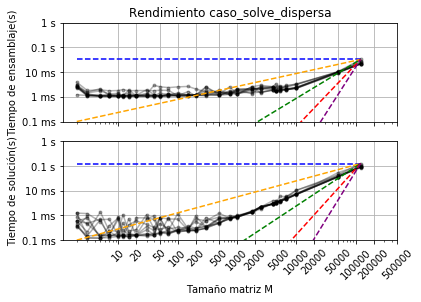

The script that drew this image:
import matplotlib.pyplot as plt

arch2 = open("Caso_solve_dispersa.txt", "r")


mat2 = arch2.read()
mat2 = mat2.split("\n")
mat2.pop(0)
mat2.pop(-1)


x=0
tiempo_e_2 = []
tiempo_c_2 = []
tamaño2 = []


M = int(len(mat2)/10)

for d in mat2:
    l=d.split()
    tiempo_e_2.append(float(l[0]))
    tiempo_c_2.append(float(l[1]))
    tamaño2.append(float(l[2]))
    x+=1        
       
    
arch2.close()


x2 = ["10","20","50","100","200","500","1000","2000","5000","10000","20000","50000","100000","200000","500000","1000000","2000000"]
T2 = [10,20,50,100,200,500,1000,2000,5000,10000,20000,50000,100000,200000,500000,1000000,2000000]

y2 = ["0.1 ms", "1 ms", "10 ms","0.1 s", "1 s", "10 s", "1 min", "10 min"]
dt2 = [0.1/1000,1/1000,10/1000,0.1,1,10,60,60*10]


plt.figure(1)
plt.subplot(2,1,1)
plt.title("Rendimiento caso_solve_dispersa")
i=0
j=0
while i < 10:
    while j < len(mat2):
        plt.loglog(tamaño2[j:j+28],tiempo_e_2[j:j+28], "o-",alpha=0.3,ms=3,color="k")
        j+=M
    i+=1


plt.hlines(y=max(tiempo_e_2), xmin=min(tamaño2), xmax=max(tamaño2), linestyle="--", color="blue", label="Constante")

principio=dt2[0]
fin=max(tiempo_e_2)

eje_y_1=[principio,fin]
eje_x_1=[tamaño2[0],tamaño2[-1]]

eje_y_2=[principio**2,fin]
eje_x_2=[tamaño2[0]**2,tamaño2[-1]]

eje_y_3=[principio**3,fin]
eje_x_3=[tamaño2[0]**3,tamaño2[-1]]

eje_y_4=[principio**4,fin]
eje_x_4=[tamaño2[0]**4,tamaño2[-1]]


plt.loglog(eje_x_1,eje_y_1, linestyle="--", color="orange", label="O(N)")
plt.loglog(eje_x_2,eje_y_2, linestyle="--", color="green", label="O(N2)") 
plt.loglog(eje_x_3,eje_y_3, linestyle="--", color="red", label="O(N3)")
plt.loglog(eje_x_4,eje_y_4, linestyle="--", color="purple", label="O(N4)") 

    

plt.yticks(dt2, y2)
plt.xticks(T2, x2, rotation=45)
plt.xticks(T2, ["","","","","","","","","",""])
plt.xlim(right=500000)
plt.ylim(bottom=dt2[0], top=dt2[-4])
plt.grid()
plt.ylabel("Tiempo de ensamblaje(s)")


plt.subplot(2,1,2)
i=0
j=0
while i < 10:
    while j < len(mat2):
        plt.loglog(tamaño2[j:j+28],tiempo_c_2[j:j+28], "o-",alpha=0.3,ms=3,color="k")
        j+=M
    i+=1


plt.hlines(y=max(tiempo_c_2), xmin=min(tamaño2), xmax=max(tamaño2), linestyle="--", color="blue", label="Constante")

principio=dt2[0]
fin=max(tiempo_c_2)

eje_y_1=[principio,fin]
eje_x_1=[tamaño2[0],tamaño2[-1]]

eje_y_2=[principio**2,fin]
eje_x_2=[tamaño2[0]**2,tamaño2[-1]]

eje_y_3=[principio**3,fin]
eje_x_3=[tamaño2[0]**3,tamaño2[-1]]

eje_y_4=[principio**4,fin]
eje_x_4=[tamaño2[0]**4,tamaño2[-1]]


plt.loglog(eje_x_1,eje_y_1, linestyle="--", color="orange", label="O(N)")
plt.loglog(eje_x_2,eje_y_2, linestyle="--", color="green", label="O(N2)") 
plt.loglog(eje_x_3,eje_y_3, linestyle="--", color="red", label="O(N3)")
plt.loglog(eje_x_4,eje_y_4, linestyle="--", color="purple", label="O(N4)") 

    

plt.yticks(dt2, y2)
plt.xticks(T2, x2, rotation=45)
plt.xticks(T2, x2)
plt.xlim(right=500000)
plt.ylim(bottom=dt2[0], top=dt2[-4])
plt.grid()
plt.ylabel("Tiempo de solución(s)")
plt.xlabel("Tamaño matriz M")


plt.show()
